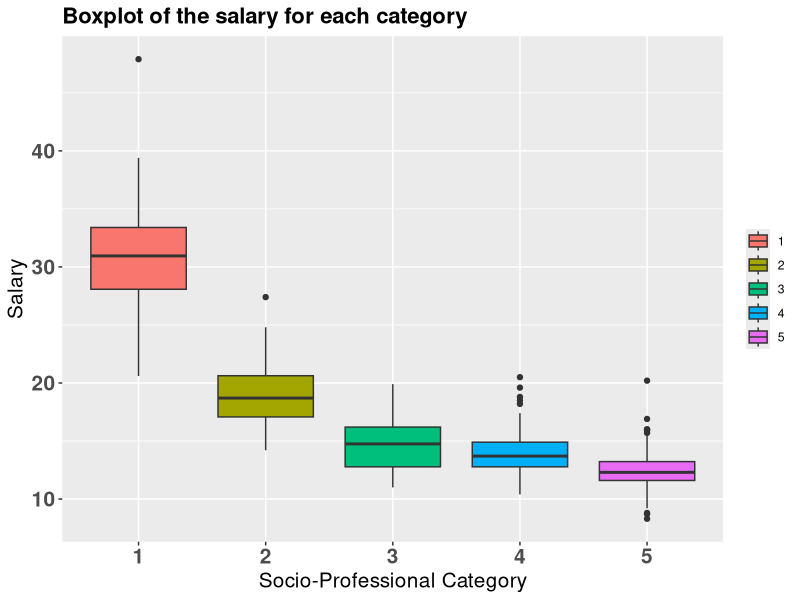
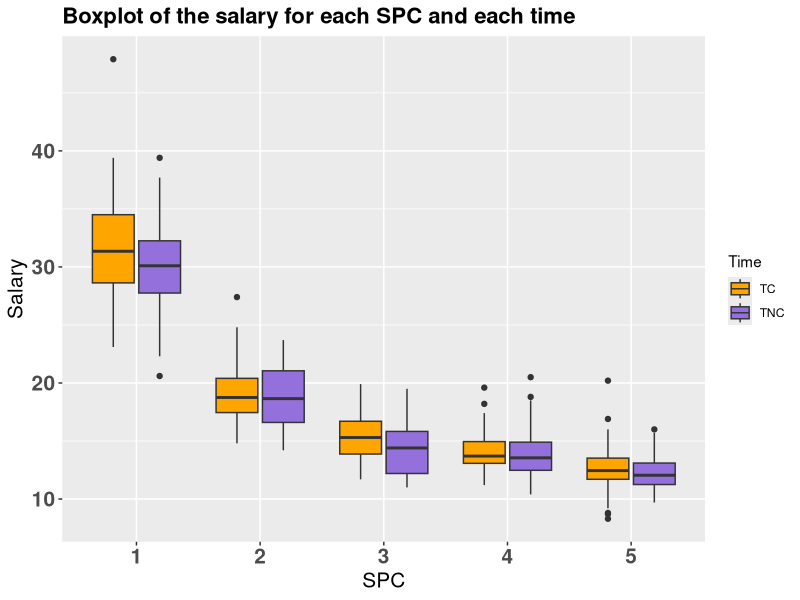

Generate these figures, in order, with R: (Note: this script raises an error after producing the figures.)
# Packages ----------------------------------------------------------------

library("ggplot2")


# Data --------------------------------------------------------------------

data <- read.csv2("Data/data.csv",header=TRUE)
data <- subset(data,time!="TP")

data1 <- data[rep(1:nrow(data),each=5),]
data2 <- data.frame(data$X1,data$X2,data$X3,data$X4,data$X5)
data3 <- data.frame(data1$id,data1$time,data1$sexe)

vec <- NULL
for(i in 1:nrow(data2)){
  vec1 <- data2[i,]
  vec <- c(vec,t(vec1))
}

vec <- as.data.frame(vec)
data4 <- data.frame(data3,vec)
cat <- c(rep(c(1,2,3,4,5),132))

data <- data.frame(data4,cat)
colnames(data) <- c("id","time","sexe","salary","spc")
attach(data)
salary<-as.numeric(salary)

# Descriptive analysis ----------------------------------------------------

theme <- theme(plot.title = element_text(size=16, face="bold"), axis.title.x = element_text(
              size=15), axis.title.y = element_text(size=15), axis.text.x = element_text(
              size=15, face="bold"),axis.text.y = element_text(size=15, face="bold"))

ggplot(data, aes(factor(spc), salary)) + geom_boxplot(aes(fill = factor(spc))) + 
  xlab("Socio-Professional Category") + ylab("Salary") + guides(fill=guide_legend(title=NULL)) + 
  ggtitle("Boxplot of the salary for each category") + theme

ggplot(data, aes(factor(spc), salary)) + geom_boxplot(aes(fill = factor(time))) +
  labs(x="SPC", y="Salary", title="Boxplot of the salary for each SPC and each time") + 
  theme + scale_fill_manual(name="Time", values=c("orange", "mediumpurple"), labels=c("0"="Part-time", 
  "1"="Full-time"))


##
dataH<-subset(data,sexe==1)
dataF<-subset(data,sexe==0)
dataTC<-subset(data,time==1)
dataTNC<-subset(data,time==0)
data.spc1<-subset(data,spc==1)
data.spc2<-subset(data,spc==2)
data.spc3<-subset(data,spc==3)
data.spc4<-subset(data,spc==4)
data.spc5<-subset(data,spc==5)


s.mean<-mean(data$salary,na.rm=TRUE)
s.mean.H<-mean(dataH$salary,na.rm=TRUE)
s.mean.F<-mean(dataF$salary,na.rm = TRUE)
s.mean.TC<-mean(dataTC$salary,na.rm = TRUE)
s.mean.TNC<-mean(dataTNC$salary,na.rm = TRUE)
s.mean.spc.1<-mean(data.spc1$salary,na.rm = TRUE)
s.mean.spc.2<-mean(data.spc2$salary,na.rm = TRUE)
s.mean.spc.3<-mean(data.spc3$salary,na.rm = TRUE)
s.mean.spc.4<-mean(data.spc4$salary,na.rm = TRUE)
s.mean.spc.5<-mean(data.spc5$salary,na.rm = TRUE)

vec.mean<-data.frame(s.mean,s.mean.H,s.mean.F,s.mean.TC,s.mean.TNC,s.mean.spc.1,
                     s.mean.spc.2,s.mean.spc.3,s.mean.spc.4,s.mean.spc.5)
colnames(vec.mean)<-c("Total","Male","Female","TC","TNC","SPC1","SPC2",
                      "SPC3","SPC4","SPC5")

ggplot(data, aes(factor(spc), salary)) + geom_bar()


barplot(c(s.mean,s.mean.H,s.mean.F),col=c(1,4,2),main = "Mean salary by gender", ylim=c(0,20) , ylab="Mean Salary",xlab="Total                                Male                                Female")

barplot(c(s.mean,s.mean.TC,s.mean.TNC),col=c(1,4,2),main = "Mean salary by time", ylim=c(0,20) , ylab="Mean Salary",xlab="Total                                TC                                TNC")

barplot(c(s.mean,s.mean.spc.1,s.mean.spc.2,s.mean.spc.3,s.mean.spc.4,s.mean.spc.5),col=c(1,2,3,4,5,6),main = "Mean salary by SPC", ylim=c(0,35) , ylab="Mean Salary",xlab="Total          SPC1           SPC2            SPC3            SPC4             SPC5")


data.t0.H.spc1<-subset(data,time==0 & sexe==1 & spc==1)
data.t0.H.spc2<-subset(data,time==0 & sexe==1 & spc==2)
data.t0.H.spc3<-subset(data,time==0 & sexe==1 & spc==3)
data.t0.H.spc4<-subset(data,time==0 & sexe==1 & spc==4)
data.t0.H.spc5<-subset(data,time==0 & sexe==1 & spc==5)
data.t0.F.spc1<-subset(data,time==0 & sexe==0 & spc==1)
data.t0.F.spc2<-subset(data,time==0 & sexe==0 & spc==2)
data.t0.F.spc3<-subset(data,time==0 & sexe==0 & spc==3)
data.t0.F.spc4<-subset(data,time==0 & sexe==0 & spc==4)
data.t0.F.spc5<-subset(data,time==0 & sexe==0 & spc==5)
data.t1.H.spc1<-subset(data,time==1 & sexe==1 & spc==1)
data.t1.H.spc2<-subset(data,time==1 & sexe==1 & spc==2)
data.t1.H.spc3<-subset(data,time==1 & sexe==1 & spc==3)
data.t1.H.spc4<-subset(data,time==1 & sexe==1 & spc==4)
data.t1.H.spc5<-subset(data,time==1 & sexe==1 & spc==5)
data.t1.F.spc1<-subset(data,time==1 & sexe==0 & spc==1)
data.t1.F.spc2<-subset(data,time==1 & sexe==0 & spc==2)
data.t1.F.spc3<-subset(data,time==1 & sexe==0 & spc==3)
data.t1.F.spc4<-subset(data,time==1 & sexe==0 & spc==4)
data.t1.F.spc5<-subset(data,time==1 & sexe==0 & spc==5)

time.m<-c(rep(0,10),rep(1,10))
sexe.m<-c(rep(1,5),rep(0,5),rep(1,5),rep(0,5))
spc.m<-c(rep(1:5,4))

s.mean.t0.H.spc1<-mean(data.t0.H.spc1$salary,na.rm=TRUE)
s.mean.t0.H.spc2<-mean(data.t0.H.spc2$salary,na.rm=TRUE)
s.mean.t0.H.spc3<-mean(data.t0.H.spc3$salary,na.rm=TRUE)
s.mean.t0.H.spc4<-mean(data.t0.H.spc4$salary,na.rm=TRUE)
s.mean.t0.H.spc5<-mean(data.t0.H.spc5$salary,na.rm=TRUE)
s.mean.t0.F.spc1<-mean(data.t0.F.spc1$salary,na.rm=TRUE)
s.mean.t0.F.spc2<-mean(data.t0.F.spc2$salary,na.rm=TRUE)
s.mean.t0.F.spc3<-mean(data.t0.F.spc3$salary,na.rm=TRUE)
s.mean.t0.F.spc4<-mean(data.t0.F.spc4$salary,na.rm=TRUE)
s.mean.t0.F.spc5<-mean(data.t0.F.spc5$salary,na.rm=TRUE)
s.mean.t1.H.spc1<-mean(data.t1.H.spc1$salary,na.rm=TRUE)
s.mean.t1.H.spc2<-mean(data.t1.H.spc2$salary,na.rm=TRUE)
s.mean.t1.H.spc3<-mean(data.t1.H.spc3$salary,na.rm=TRUE)
s.mean.t1.H.spc4<-mean(data.t1.H.spc4$salary,na.rm=TRUE)
s.mean.t1.H.spc5<-mean(data.t1.H.spc5$salary,na.rm=TRUE)
s.mean.t1.F.spc1<-mean(data.t1.F.spc1$salary,na.rm=TRUE)
s.mean.t1.F.spc2<-mean(data.t1.F.spc2$salary,na.rm=TRUE)
s.mean.t1.F.spc3<-mean(data.t1.F.spc3$salary,na.rm=TRUE)
s.mean.t1.F.spc4<-mean(data.t1.F.spc4$salary,na.rm=TRUE)
s.mean.t1.F.spc5<-mean(data.t1.F.spc5$salary,na.rm=TRUE)

salary.m<-c(s.mean.t0.H.spc1,s.mean.t0.H.spc2,s.mean.t0.H.spc3,s.mean.t0.H.spc4,s.mean.t0.H.spc5,
            s.mean.t0.F.spc1,s.mean.t0.F.spc2,s.mean.t0.F.spc3,s.mean.t0.F.spc4,s.mean.t0.F.spc5,
            s.mean.t1.H.spc1,s.mean.t1.H.spc2,s.mean.t1.H.spc3,s.mean.t1.H.spc4,s.mean.t1.H.spc5,
            s.mean.t1.F.spc1,s.mean.t1.F.spc2,s.mean.t1.F.spc3,s.mean.t1.F.spc4,s.mean.t1.F.spc5)

data.m<-data.frame(time.m,sexe.m,spc.m,salary.m)



ggplot(data.m[1:10,],aes(x=factor(sexe.m),y=salary.m,fill=factor(sexe.m))) + 
  geom_bar(stat = "identity") + facet_wrap(~ spc.m) + 
  scale_fill_discrete(name="Gender",  labels=c("Female", "Male"),guide = guide_legend(reverse=TRUE)) + 
  theme(legend.title = element_text(colour="black", size=18, face="bold"),legend.position=c(.85,.15),legend.background = element_rect(size=25),legend.text = element_text(size = 16))
 


ggplot(data.m[11:20,],aes(factor(sexe.m),salary.m,fill=factor(sexe.m))) + 
  geom_bar(stat = "identity") + 
  facet_wrap(~ spc.m)



# Missings ----------------------------------------------------------------

length(which(is.na(data)))
